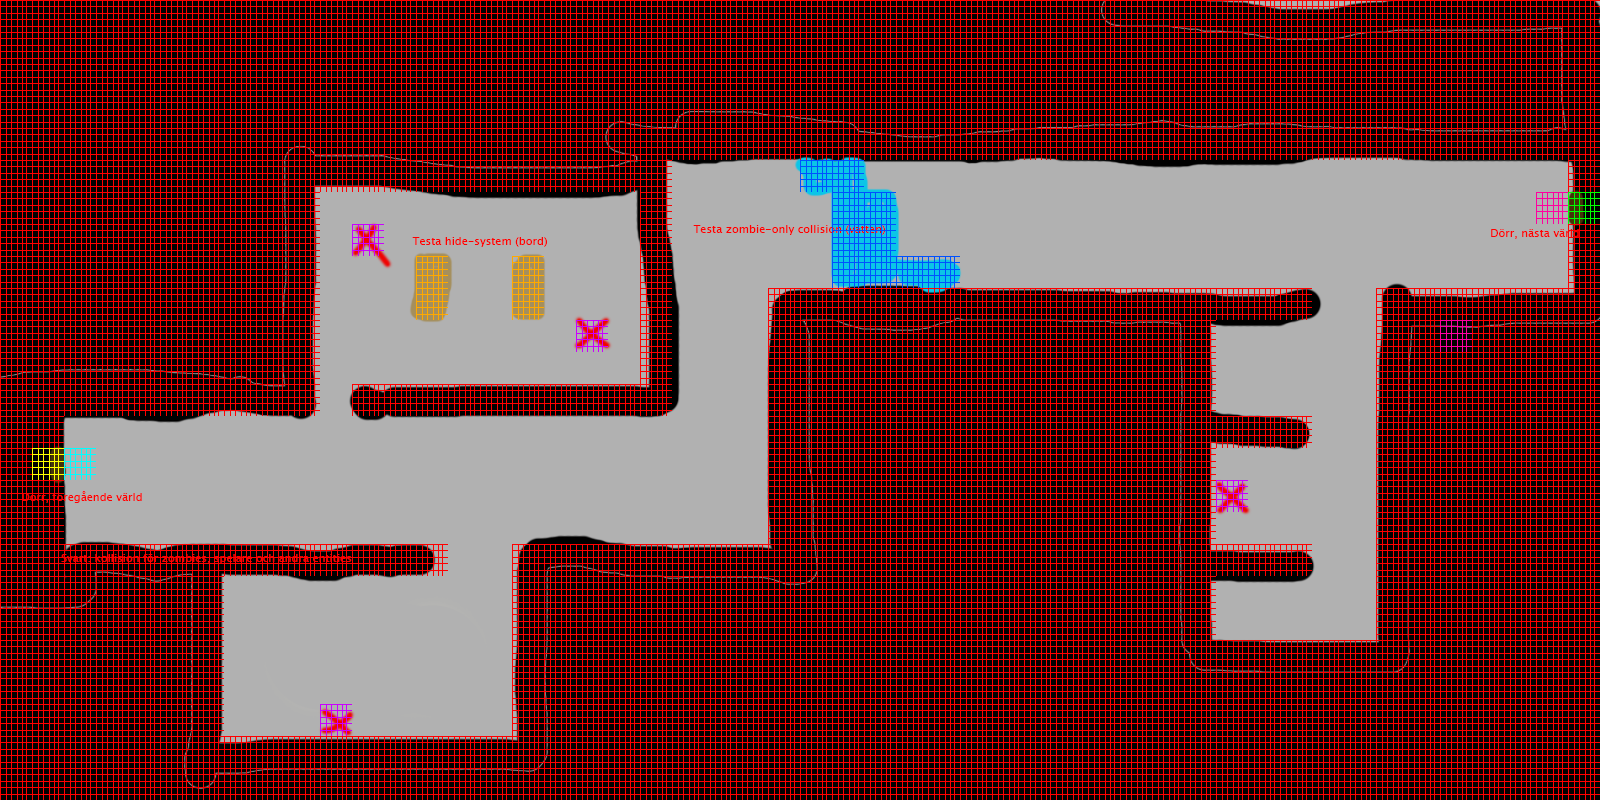

Below is a game level as drawn by its tile map, then a one-line description and the .tmx that defines it (tile-layer data replaced by summaries):
An orthogonal 50x25 tile map with 32x32 px tiles, 3 tile layers (Tile Layer 1, Map, meta), 3 tilesets.

<map version="1.0" orientation="orthogonal" renderorder="right-down" width="50" height="25" tilewidth="32" tileheight="32" nextobjectid="1">
 <tileset firstgid="1" name="mesh" tilewidth="32" tileheight="32">
  <tile id="0">
   <properties>
    <property name="collision_zombie" value="true" />
    <property name="water" value="true" />
   </properties>
   <image width="32" height="32" source="../Tiles/mesh_blue.png" />
  </tile>
  <tile id="1">
   <properties>
    <property name="door_next" value="true" />
   </properties>
   <image width="32" height="32" source="../Tiles/mesh_green.png" />
  </tile>
  <tile id="2">
   <properties>
    <property name="collision_zombie" value="true" />
    <property name="sneak" value="true" />
   </properties>
   <image width="32" height="32" source="../Tiles/mesh_orange.png" />
  </tile>
  <tile id="3">
   <properties>
    <property name="zombie_spawn" value="true" />
   </properties>
   <image width="32" height="32" source="../Tiles/mesh_purple.png" />
  </tile>
  <tile id="4">
   <properties>
    <property name="collision_all" value="true" />
   </properties>
   <image width="32" height="32" source="../Tiles/mesh_red.png" />
  </tile>
  <tile id="5">
   <properties>
    <property name="door_previous" value="true" />
   </properties>
   <image width="32" height="32" source="../Tiles/mesh_yellow.png" />
  </tile>
  <tile id="6">
   <properties>
    <property name="player_spawn" value="true" />
   </properties>
   <image width="32" height="32" source="../Tiles/mesh_teal.png" />
  </tile>
  <tile id="7">
   <properties>
    <property name="player_return" value="" />
   </properties>
   <image width="32" height="32" source="../Tiles/mesh_pink.png" />
  </tile>
 </tileset>
 <tileset firstgid="9" name="map" tilewidth="1600" tileheight="800">
  <tile id="0">
   <image width="1600" height="800" source="Test_world_2_bottom.png" />
  </tile>
 </tileset>
 <tileset firstgid="10" name="sd" tilewidth="1" tileheight="1" />
 <layer name="Tile Layer 1" width="50" height="25">
  <data>[1250 cells, 0 non-empty, 0 distinct tile ids]</data>
 </layer>
 <layer name="Map" width="50" height="25">
  <data>[1250 cells, 1 non-empty, 1 distinct tile ids]</data>
 </layer>
 <layer name="meta" width="50" height="25">
  <data>[1250 cells, 904 non-empty, 8 distinct tile ids]</data>
 </layer>
</map>
